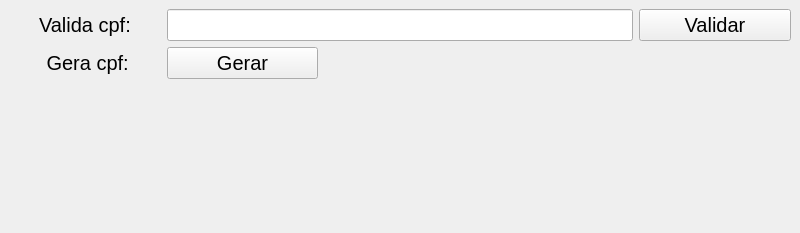
<?xml version="1.0" encoding="UTF-8"?>
<ui version="4.0">
 <class>MainWindow</class>
 <widget class="QMainWindow" name="MainWindow">
  <property name="geometry">
   <rect>
    <x>0</x>
    <y>0</y>
    <width>800</width>
    <height>233</height>
   </rect>
  </property>
  <property name="windowTitle">
   <string>MainWindow</string>
  </property>
  <widget class="QWidget" name="centralwidget">
   <layout class="QGridLayout" name="gridLayout">
    <item row="3" column="0" alignment="Qt::AlignHCenter">
     <widget class="QLabel" name="label">
      <property name="font">
       <font>
        <pointsize>15</pointsize>
       </font>
      </property>
      <property name="text">
       <string> Gera cpf:</string>
      </property>
     </widget>
    </item>
    <item row="1" column="4">
     <widget class="QPushButton" name="btnValidaCPF">
      <property name="font">
       <font>
        <pointsize>15</pointsize>
       </font>
      </property>
      <property name="text">
       <string>Validar</string>
      </property>
     </widget>
    </item>
    <item row="1" column="0" alignment="Qt::AlignHCenter">
     <widget class="QLabel" name="label_2">
      <property name="font">
       <font>
        <pointsize>15</pointsize>
       </font>
      </property>
      <property name="text">
       <string>Valida cpf:</string>
      </property>
     </widget>
    </item>
    <item row="3" column="1">
     <widget class="QPushButton" name="btnGeraCPF">
      <property name="font">
       <font>
        <pointsize>15</pointsize>
       </font>
      </property>
      <property name="text">
       <string>Gerar</string>
      </property>
     </widget>
    </item>
    <item row="5" column="0" colspan="5">
     <widget class="QLabel" name="labelRetorno">
      <property name="font">
       <font>
        <pointsize>25</pointsize>
       </font>
      </property>
      <property name="styleSheet">
       <string notr="true">color: green</string>
      </property>
      <property name="text">
       <string/>
      </property>
      <property name="alignment">
       <set>Qt::AlignCenter</set>
      </property>
     </widget>
    </item>
    <item row="1" column="1" colspan="3">
     <widget class="QLineEdit" name="inputValidaCPF">
      <property name="font">
       <font>
        <pointsize>15</pointsize>
       </font>
      </property>
     </widget>
    </item>
   </layout>
  </widget>
 </widget>
 <resources/>
 <connections/>
</ui>
